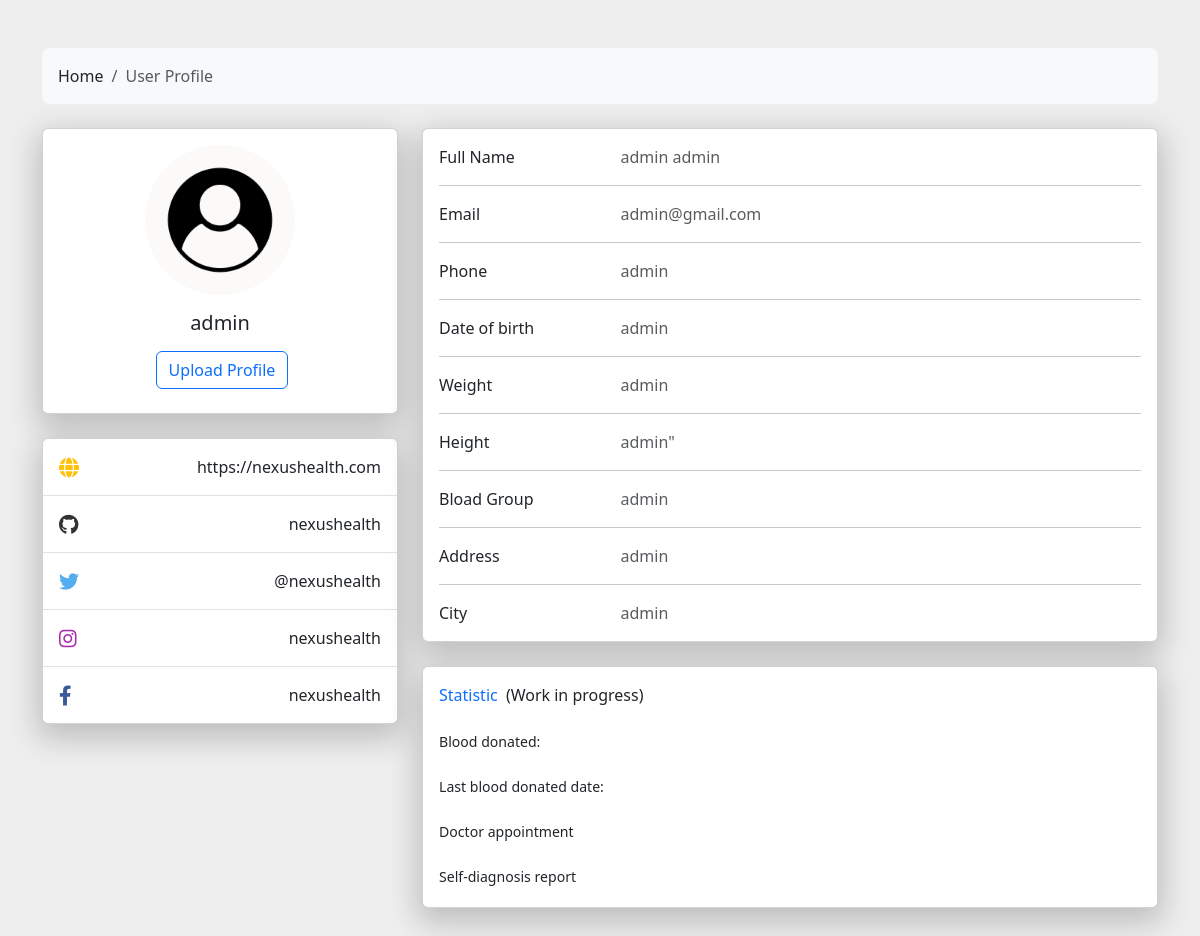
The page /Homepage/profile.php (signed in) on the database its author committed.
### tables this page shows
CREATE TABLE `register` (
  `id` int(255) NOT NULL,
  `firstName` varchar(255) NOT NULL,
  `lastName` varchar(255) NOT NULL,
  `userName` varchar(255) NOT NULL,
  `email` varchar(255) NOT NULL,
  `pass` varchar(255) NOT NULL,
  `pNumber` varchar(255) NOT NULL,
  `dob` varchar(255) NOT NULL,
  `weight` varchar(255) NOT NULL,
  `height` varchar(255) NOT NULL,
  `sex` varchar(255) NOT NULL,
  `bloodGroup` varchar(255) NOT NULL,
  `address` varchar(255) NOT NULL,
  `city` varchar(255) NOT NULL,
  `verifytoken` varchar(255) NOT NULL,
  `verifystatus` int(255) NOT NULL DEFAULT 0 COMMENT '0 = No\r\n\r\n1 = Yes',
  `profilepic` varchar(255) NOT NULL DEFAULT '../ProfilePictures/Default.jpg'
);

### Database/sessionUserData.php (called while the page is built)
<?php
if (isset($_SESSION['admin'])) {
    $loggedInUser = mysqli_query($conn, "SELECT * FROM `register` WHERE userName = '{$_SESSION['admin']}'");
} else if (isset($_SESSION['userName'])) {
    $loggedInUser = mysqli_query($conn, "SELECT * FROM `register` WHERE userName = '{$_SESSION['userName']}' OR email = '{$_SESSION['userName']}'");
}
$row = mysqli_fetch_assoc($loggedInUser);
?>

### Homepage/profile.php (the view, shortened to what this page needs)
<?php
include "../Database/connection.php";
include '../Database/sessionUserData.php'
?>
<!DOCTYPE html>
<html lang="en">
<head>
    <link href="https://cdnjs.cloudflare.com/ajax/libs/font-awesome/6.0.0-beta2/css/all.min.css" rel="stylesheet">
    <link href="https://cdn.jsdelivr.net/npm/bootstrap@5.3.0/dist/css/bootstrap.min.css" rel="stylesheet"
>
    <link rel="stylesheet" href="styles.css">
</head>
<body>
    <section style="background-color: #eee;">
        <div class="container py-5">
            <div class="row">
                <div class="col">
                    <nav aria-label="breadcrumb" class="bg-light rounded-3 p-3 mb-4">
                        <ol class="breadcrumb mb-0">
                            <li class="breadcrumb-item"><a href="index.php">Home</a></li>
                            <li class="breadcrumb-item active" aria-current="page">User Profile</li>
                        </ol>
                    </nav>
                </div>
            </div>
            <div class="row">
                <div class="col-lg-4">
                    <div class="card mb-4">
                        <div class="card-body text-center">
                            <img src="<?php echo $row['profilepic']?>"
                                alt="avatar" class="rounded-circle img-fluid" style="width: 150px;">
                            <h5 class="my-3"><?php echo $row['userName']?></h5>
                            <div class="d-flex justify-content-center mb-2">
                                <button type="button" class="btn btn-outline-primary ms-1">Upload Profile</button>
                            </div>
                        </div>
                    </div>
                    <div class="card mb-4 mb-lg-0">
                        <div class="card-body p-0">
                            <ul class="list-group list-group-flush rounded-3">
                                <li class="list-group-item d-flex justify-content-between align-items-center p-3">
                                    <i class="fas fa-globe fa-lg text-warning"></i>
                                    <p class="mb-0">https://nexushealth.com</p>
                                </li>
                                <li class="list-group-item d-flex justify-content-between align-items-center p-3">
                                    <i class="fab fa-github fa-lg" style="color: #333333;"></i>
                                    <p class="mb-0">nexushealth</p>
                                </li>
                                <li class="list-group-item d-flex justify-content-between align-items-center p-3">
                                    <i class="fab fa-twitter fa-lg" style="color: #55acee;"></i>
                                    <p class="mb-0">@nexushealth</p>
                                </li>
                                <li class="list-group-item d-flex justify-content-between align-items-center p-3">
                                    <i class="fab fa-instagram fa-lg" style="color: #ac2bac;"></i>
                                    <p class="mb-0">nexushealth</p>
                                </li>
                                <li class="list-group-item d-flex justify-content-between align-items-center p-3">
                                    <i class="fab fa-facebook-f fa-lg" style="color: #3b5998;"></i>
                                    <p class="mb-0">nexushealth</p>
                                </li>
                            </ul>
                        </div>
                    </div>
                </div>
                <div class="col-lg-8">
                    <div class="card mb-4">
                        <div class="card-body">
                            <div class="row">
                                <div class="col-sm-3">
                                    <p class="mb-0">Full Name</p>
                                </div>
                                <div class="col-sm-9">
                                    <p class="text-muted mb-0"><?php echo $row['firstName'].' '.$row['lastName']?></p>
                                </div>
                            </div>
                            <hr>
                            <div class="row">
                                <div class="col-sm-3">
                                    <p class="mb-0">Email</p>
                                </div>
                                <div class="col-sm-9">
                                    <p class="text-muted mb-0"><?php echo $row['email']?></p>
                                </div>
                            </div>
                            <hr>
                            <div class="row">
                                <div class="col-sm-3">
                                    <p class="mb-0">Phone</p>
                                </div>
                                <div class="col-sm-9">
                                    <p class="text-muted mb-0"><?php echo $row['pNumber']?></p>
                                </div>
                            </div>
                            <hr>
                            <div class="row">
                                <div class="col-sm-3">
                                    <p class="mb-0">Date of birth</p>
                                </div>
                                <div class="col-sm-9">
                                    <p class="text-muted mb-0"><?php echo $row['dob']?></p>
                                </div>
                            </div>
                            <hr>
                            <div class="row">
                                <div class="col-sm-3">
                                    <p class="mb-0">Weight</p>
                                </div>
                                <div class="col-sm-9">
                                    <p class="text-muted mb-0"><?php echo $row['weight']?></p>
                                </div>
                            </div>
                            <hr>
                            <div class="row">
                                <div class="col-sm-3">
                                    <p class="mb-0">Height</p>
                                </div>
                                <div class="col-sm-9">
                                    <p class="text-muted mb-0"><?php echo $row['height']?>"</p>
                                </div>
                            </div>
                            <hr>
                            <div class="row">
                                <div class="col-sm-3">
                                    <p class="mb-0">Bload Group</p>
                                </div>
                                <div class="col-sm-9">
                                    <p class="text-muted mb-0"><?php echo $row['bloodGroup']?></p>
                                </div>
                            </div>
                            <hr>
                            <div class="row">
                                <div class="col-sm-3">
                                    <p class="mb-0">Address</p>
                                </div>
                                <div class="col-sm-9">
                                    <p class="text-muted mb-0"><?php echo $row['address']?></p>
                                </div>
                            </div>
                            <hr>
                            <div class="row">
                                <div class="col-sm-3">
                                    <p class="mb-0">City</p>
                                </div>
                                <div class="col-sm-9">
                                    <p class="text-muted mb-0"><?php echo $row['city']?></p>
                                </div>
                            </div>
                        </div>
                    </div>
                    <div class="row">
                        <div class="col-md-12">
                            <div class="card mb-4 mb-md-0">
                                <div class="card-body">
                                    <p class="mb-4"><span class="text-primary font-italic me-1">Statistic</span> (Work in progress)
                                    </p>
                                    <p class="mb-1" style="font-size: .88rem;">Blood donated: </p>
                                    <p class="mt-4 mb-1" style="font-size: .88rem;">Last blood donated date: </p>
                                    <p class="mt-4 mb-1" style="font-size: .88rem;">Doctor appointment </p>
                                    <p class="mt-4 mb-1" style="font-size: .88rem;">Self-diagnosis report</p>
                                </div>
                            </div>
                        </div>
                    </div>
                </div>
            </div>
        </div>
    </section>
</body>
</html>

### Homepage/styles.css (style rules this page uses)
.card { overflow: hidden; cursor: pointer; position: relative; box-shadow: 0 10px 30px 5px rgba(0, 0, 0, 0.2); }
a { inset: auto auto 40px 30px; color: inherit; text-decoration: none; }

### rows shown on the page
register: profilepic (placeholder picture), userName "admin", firstName "admin", lastName "admin", email "admin@gmail.com", pNumber "admin", dob "admin", weight "admin", height "admin", bloodGroup "admin", address "admin", city "admin"
